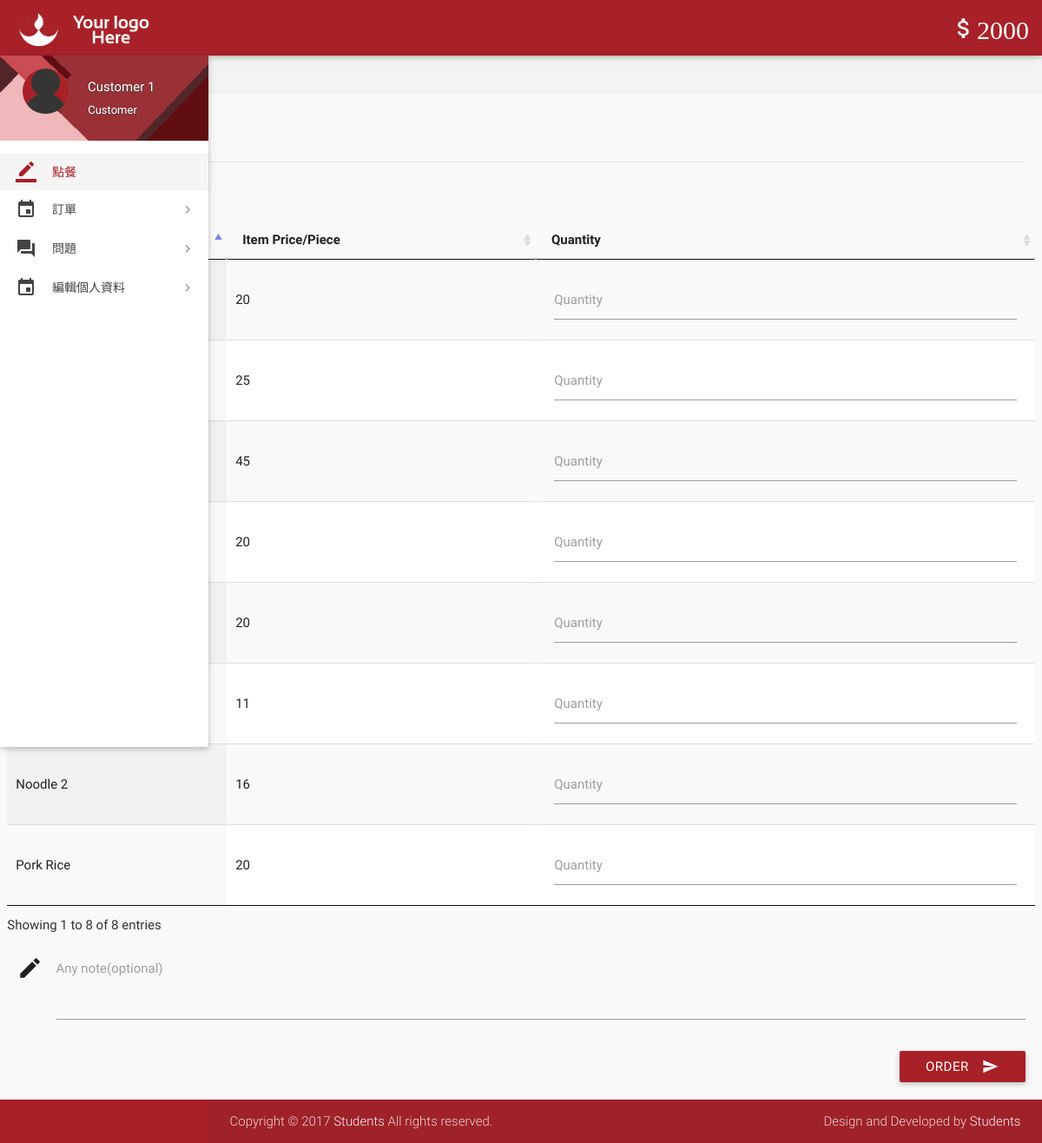
Page /index.php (signed in) on the committed database.
### tables this page shows
CREATE TABLE `wallet_details` (
  `id` int(11) NOT NULL,
  `wallet_id` int(11) NOT NULL,
  `number` varchar(16) NOT NULL,
  `cvv` int(3) NOT NULL,
  `balance` int(11) NOT NULL DEFAULT 2000
);

CREATE TABLE `items` (
  `it_id` int(11) NOT NULL,
  `name` varchar(20) NOT NULL,
  `price` int(11) NOT NULL,
  `deleted` tinyint(4) NOT NULL DEFAULT 0,
  `type` varchar(20) DEFAULT NULL
);

### includes/wallet.php (called while the page is built)
<?php
$user_id=$_SESSION['user_id'];
$sql = mysqli_query($con, "SELECT * FROM wallet where customer_id = $user_id");
while($row1 = mysqli_fetch_array($sql)){
$wallet_id = $row1['id'];
}
$sql = mysqli_query($con, "SELECT * FROM wallet_details where wallet_id = $wallet_id");
while($row1 = mysqli_fetch_array($sql)){
$balance = $row1['balance'];
}
?>

### includes/connect.php (called while the page is built, shortened)
<?php
$name = $_SESSION['name'];
$role = $_SESSION['role'];
?>

### index.php (the view, shortened to what this page needs)
<?php
include 'includes/connect.php';
include 'includes/wallet.php';
	if($_SESSION['customer_sid']==session_id())
	{
		?>
<!DOCTYPE html>
<html lang="en">
<head>
  <link rel="stylesheet" href="test.css">
  <link href="css/materialize.min.css" type="text/css" rel="stylesheet" media="screen,projection">
  <link href="css/style.min.css" type="text/css" rel="stylesheet" media="screen,projection">
  <link href="css/custom/custom.min.css" type="text/css" rel="stylesheet" media="screen,projection">
  <link href="js/plugins/perfect-scrollbar/perfect-scrollbar.css" type="text/css" rel="stylesheet" media="screen,projection">
  <link href="js/plugins/data-tables/css/jquery.dataTables.min.css" type="text/css" rel="stylesheet" media="screen,projection">
</head>
<body>
  <header id="header" class="page-topbar">
        <div class="navbar-fixed">
            <nav class="navbar-color">
                <div class="nav-wrapper">
                    <ul class="left">
                      <li><h1 class="logo-wrapper"><a href="index.php" class="brand-logo darken-1"><img src="images/materialize-logo.png" alt="logo"></a> <span class="logo-text">Logo</span></h1></li>
                    </ul>
                    <ul class="right hide-on-med-and-down">
                        <li><a href="#" class="waves-effect waves-block waves-light"><i class="mdi-editor-attach-money"><?php echo $balance;?></i></a>
                        </li>
                    </ul>
                </div>
            </nav>
        </div>
  </header>
  <?php include 'aside.php'; ?>
      <section id="content">
        <div id="breadcrumbs-wrapper">
          <div class="container">
            <div class="row">
              <div class="col s12 m12 l12">
                <h5 class="breadcrumbs-title">Order</h5>
              </div>
            </div>
          </div>
        </div>
        <div class="container">
          <p class="caption">Order your food here.</p>
          <div class="divider"></div>
		  <form class="formValidate" id="formValidate" method="post" action="place-order.php" novalidate="novalidate">
            <div class="row">
              <div class="col s12 m4 l3">
                <h4 class="header">Order Food</h4>
              </div>
              <div>
                  <table id="data-table-customer" class="responsive-table display" cellspacing="0">
                    <thead>
                      <tr>
                        <th>Item Price/Piece</th>
                        <th>Quantity</th>
                      </tr>
                    </thead>
                    <tbody>
				<?php
				$result = mysqli_query($con, "SELECT * FROM items where not deleted;");
				while($row = mysqli_fetch_array($result))
				{
					echo '<tr><td>'.$row["name"].'</td><td>'.$row["price"].'</td>';
					echo '<td><div class="input-field col s12"><label for='.$row["it_id"].' class="">Quantity</label>';
					echo '<input id="'.$row["it_id"].'" name="'.$row['it_id'].'" type="text" data-error=".errorTxt'.$row["it_id"].'"><div class="errorTxt'.$row["it_id"].'"></div></td></tr>';
				}
				?>
                    </tbody>
</table>
              </div>
			  <div class="input-field col s12">
              <i class="mdi-editor-mode-edit prefix"></i>
              <textarea id="description" name="description" class="materialize-textarea"></textarea>
              <label for="description" class="">Any note(optional)</label>
			  </div>
			  <div>
			  <div class="input-field col s12">
                              <button class="btn cyan waves-effect waves-light right" type="submit" name="action">Order
                                <i class="mdi-content-send right"></i>
                              </button>
                            </div>
            </div>
			</form>
          </div>
      </section>
  <footer class="page-footer">
    <div class="footer-copyright">
      <div class="container">
        <span>Copyright © 2017 <a class="grey-text text-lighten-4" href="#" target="_blank">Students</a> All rights reserved.</span>
        <span class="right"> Design and Developed by <a class="grey-text text-lighten-4" href="#">Students</a></span>
        </div>
    </div>
  </footer>
</body>
</html>
<?php
	}
?>

### aside.php (shortened to what this page needs)
<aside id="left-sidebar-nav">
        <ul id="slide-out" class="side-nav fixed leftside-navigation">
            <li class="user-details cyan darken-2">
            <div class="row">
                <div class="col col s4 m4 l4">
                    <img src="images/avatar.jpg" alt="" class="circle responsive-img valign profile-image">
                </div>
                <div class="col col s8 m8 l8">
                    <a class="btn-flat dropdown-button waves-effect waves-light white-text profile-btn" href="#" data-activates="profile-dropdown"><?php echo $name;?> <i class="mdi-navigation-arrow-drop-down right"></i></a>
                    <p class="user-roal"><?php echo $role;?></p>
                </div>
            </div>
            </li>
            <li class="bold active"><a href="index.php" class="waves-effect waves-cyan"><i class="mdi-editor-border-color"></i>點餐</a>
            </li>
                <li class="no-padding">
                    <ul class="collapsible collapsible-accordion">
                        <li class="bold"><a class="collapsible-header waves-effect waves-cyan"><i class="mdi-editor-insert-invitation"></i>訂單</a>
                        </li>
                    </ul>
                </li>
                <li class="no-padding">
                    <ul class="collapsible collapsible-accordion">
                        <li class="bold"><a class="collapsible-header waves-effect waves-cyan"><i class="mdi-action-question-answer"></i>問題</a>
                        </li>
                    </ul>
                </li>
                <li class="no-padding">
                    <ul class="collapsible collapsible-accordion">
                        <li class="bold"><a class="collapsible-header waves-effect waves-cyan"><i class="mdi-editor-insert-invitation"></i> 編輯個人資料</a>
                        </li>
                    </ul>
                </li>
        </ul>
        </aside>

### index.php (style rules this page uses)
.side-nav { transition: transform 0.3s ease-in-out; }

### rows in the picture
wallet_details: balance "2000"
items: price "25"
items: price "45"
items: price "20"
items: price "20"
items: price "11"
items: name "Noodle 2", price "16"
items: price "20"
items: name "Pork Rice", price "20"

### other values in the picture
$name "Customer 1"
$role "Customer"
